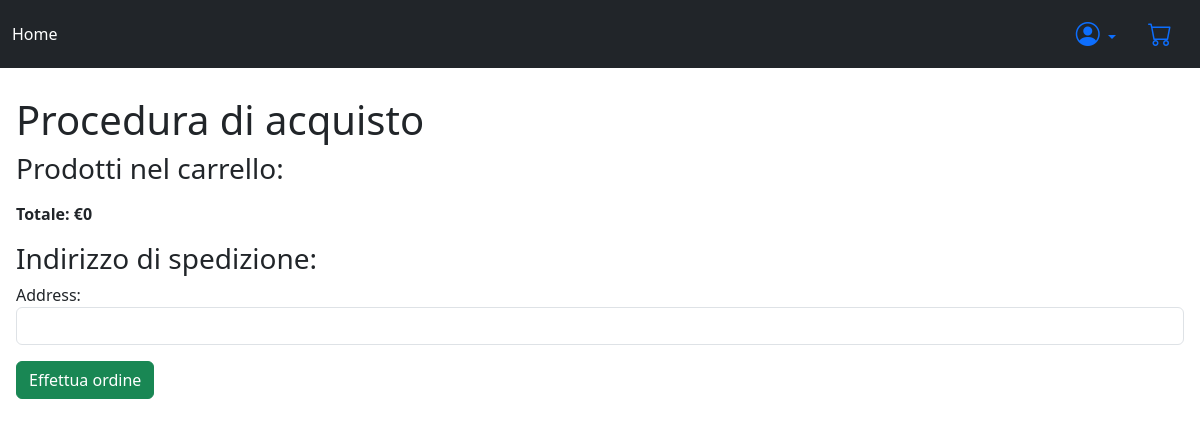
/checkout/ (signed in), run on an earlier commit of the app's database.
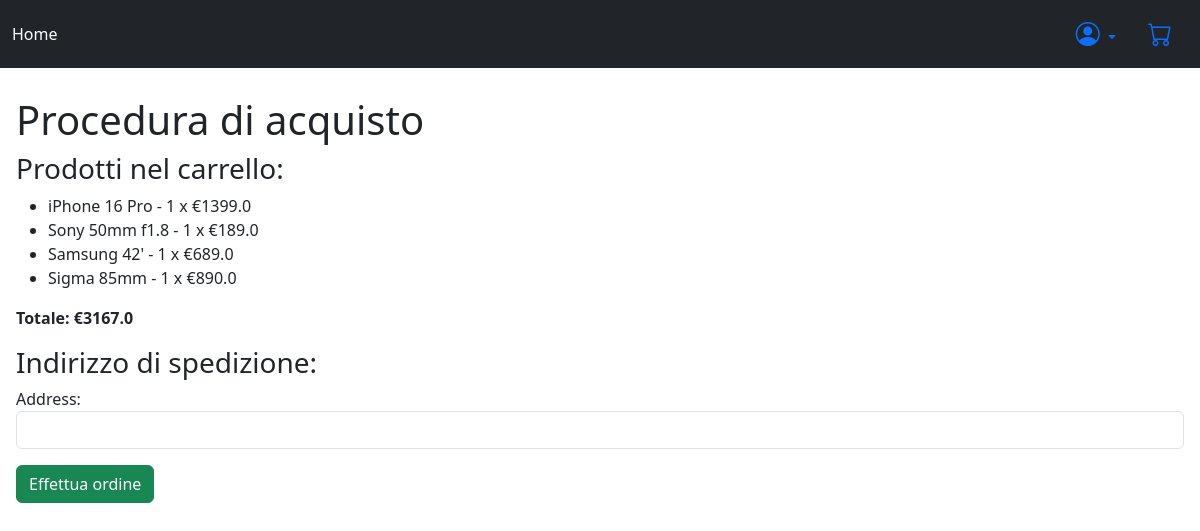
And on a later commit of the database.
### shop/models.py (models this page shows, shortened)
class CartItem(models.Model):
    cart = models.ForeignKey(Cart, on_delete=models.CASCADE)
    item = models.ForeignKey(Item, on_delete=models.CASCADE)
    quantity = models.PositiveIntegerField(default=1)

class Item(models.Model):
    name = models.CharField(max_length=250, db_index=True)
    description = models.CharField(max_length=10000, blank=True, db_index=True)
    price = models.FloatField(default=0)
    image = models.CharField(max_length=350, default='https://placehold.co/400x200?text=default', blank=True)
    category = models.ForeignKey(Category, on_delete=models.CASCADE, default=None)

### shop/views.py (the view)
# urls.py: path('checkout/', views.checkout_view, name='checkout'),
@login_required
def checkout_view(request):
    cart, created = Cart.objects.get_or_create(user=request.user)
    cart_items = CartItem.objects.filter(cart=cart)
    total_price = sum(item.item.price * item.quantity for item in cart_items)
    if request.method == 'POST':
        form = OrderForm(request.POST)
        if form.is_valid():
            order = form.save(commit=False)
            order.user = request.user
            order.save()
            for cart_item in cart_items:
                OrderItem.objects.create(
                    item=cart_item.item,
                    quantity=cart_item.quantity,
                    order=order
                )
            cart_items.delete()
            return redirect('orders_view')
    else:
        form = OrderForm()
    return render(request, 'shop/checkout.html', {
        'cart_items': cart_items,
        'total_price': total_price,
        'form': form,
    })

### shop/forms.py
class OrderForm(forms.ModelForm):
    class Meta:
        model = Order
        fields = ['address']
        widgets = {
            'address': forms.TextInput(attrs={'class': 'form-control'}),
        }

### templates/shop/checkout.html (shortened to what this page needs)
{% extends "base.html" %}
{% block content %}
  <h1>Procedura di acquisto</h1>
  <h3>Prodotti nel carrello:</h3>
  <ul>
    {% for item in cart_items %}
      <li>{{ item.item.name }} - {{ item.quantity }} x €{{ item.item.price }}</li>
    {% endfor %}
  </ul>
  <p><strong>Totale: €{{ total_price }}</strong></p>
  <h3>Indirizzo di spedizione:</h3>
  <form method="post">
    {{ form.as_p }}
    <button type="submit" class="btn btn-success">Effettua ordine</button>
  </form>
{% endblock %}

What changed in the data, as far as the page shows it:
added CartItem: item.name "iPhone 16 Pro", quantity "1", item.price "1399.0"
added CartItem: item.name "Sony 50mm f1.8", quantity "1", item.price "189.0"
added CartItem: item.name "Samsung 42'", quantity "1", item.price "689.0"
added CartItem: item.name "Sigma 85mm", quantity "1", item.price "890.0"
Also different on the page:
{{ total_price }}: "0" → "3167.0"
